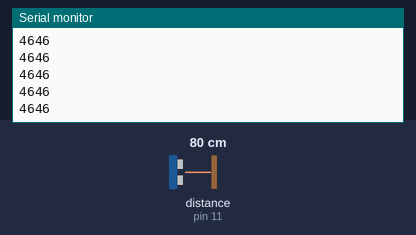
The sketch below on a simulated Arduino Uno, built with avr-gcc and run on an emulated ATmega328P. Shown: the last lines printed to the serial monitor. Wiring (inferred from the names in the program): ultrasonic range finder: trigger pin 12; echo pin 11. The test bench sets the inputs (shaded band); at power-on: distance to the obstacle (sensor on pin 11) 80 cm. The echo pulse lasts 58.3 µs per cm.

Above: at 1.2 s.
1.3 s: distance to the obstacle (sensor on pin 11) set to 2 cm
At 1.8 s:
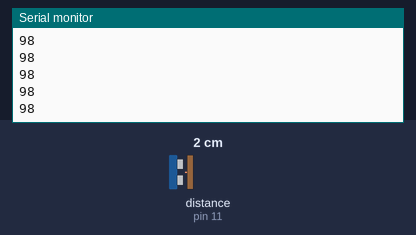
2.8 s: distance to the obstacle (sensor on pin 11) set to 4 cm
At 3.8 s:
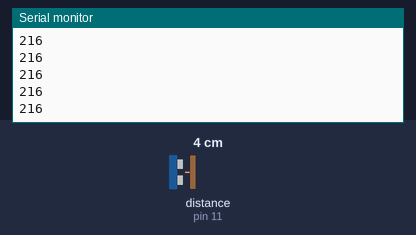
Timing chart, 0 to 5.8 s (numbered marks = the images above; inputs shaded):
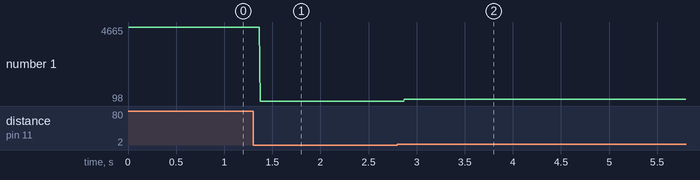

The sketch:

53-ultrasonic-reader.ino
```cpp
int trigPin = 12;
int echoPin = 11;
int travelT;
int delayT1 = 10;
int delayT2 = 25;

void setup() {
  // put your setup code here, to run once:
  Serial.begin(9600);
  pinMode(trigPin, OUTPUT);
  pinMode(echoPin, INPUT);
}

void loop() {
  // put your main code here, to run repeatedly:
  digitalWrite(trigPin, LOW);
  delayMicroseconds(delayT1);
  digitalWrite(trigPin, HIGH);
  delayMicroseconds(delayT1);
  digitalWrite(trigPin, LOW);
  travelT = pulseIn(echoPin, HIGH);
  Serial.println(travelT);
  delayMicroseconds(delayT2);
}
```

Measured:
- after the input at 1.3 s, the serial monitor: prints a new line after 0.07 s (image 1)
- after the input at 2.8 s, the serial monitor: prints a new line after 0.07 s (image 2)
- plotted number 1: 4646 → 98 after the input at 1.3 s, 98 → 216 after the input at 2.8 s
